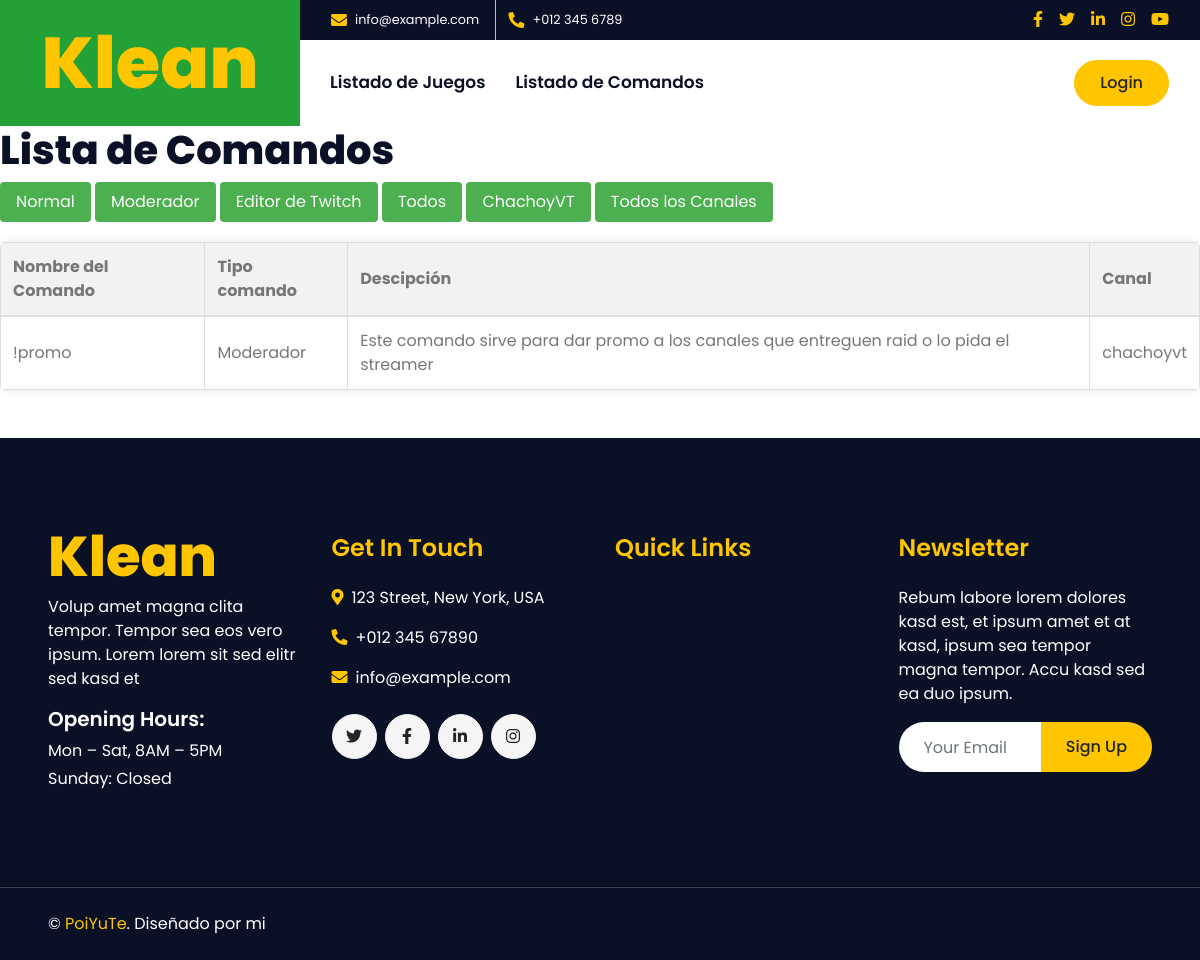
The app's page /lista_comandos, older data.
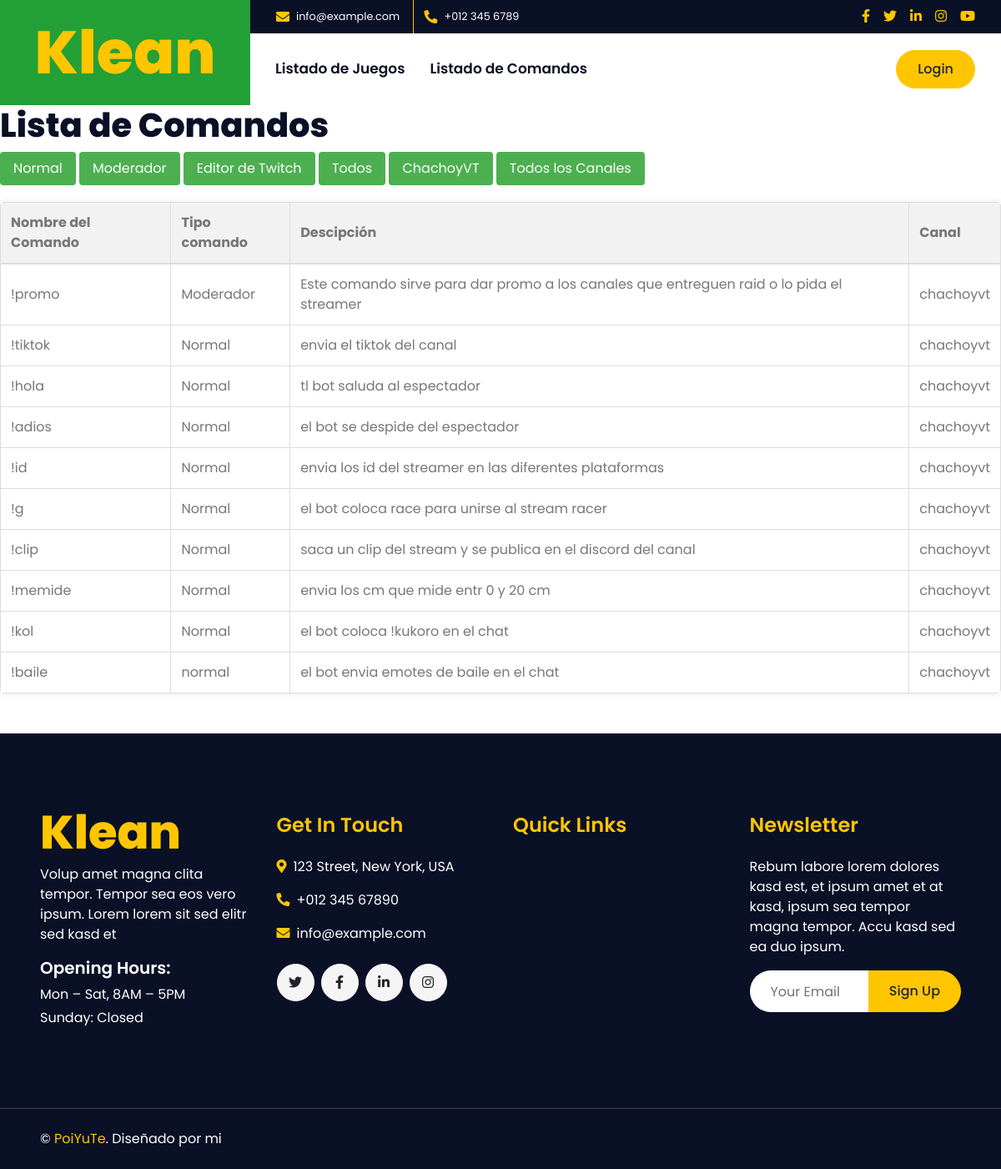
The same page, newer data.
### core/models.py (models this page shows, shortened)
class Comando(models.Model):
    TIPO_COMANDO = [
        ('normal', 'Normal'),
        ('moderador', 'Moderador'),
        ('editor de twitch', 'Editor de Twitch'),
    ]
    CANAL = [
        ('chachoyvt', 'ChachoyVT'),
    ]
    nombre_comando = models.CharField(max_length=50, default='')
    tipo = models.CharField(max_length=50, choices=TIPO_COMANDO)
    descripcion = models.CharField(max_length=500, default='')
    canal = models.CharField(max_length=50, choices=CANAL, default='chachoyvt')  # Selecciona un valor predeterminado adecuado

### core/views.py (the view)
# urls.py: path('lista_comandos', lista_comandos, name="lista_comandos"),
def lista_comandos(request):
    comandos = Comando.objects.all()
    return render(request, 'core/lista_comandos.html', {'comandos': comandos})

### core/templates/core/lista_comandos.html (shortened to what this page needs)
<!DOCTYPE html>
<html lang="en">
<head>
    {% load static %}
    <link href="https://cdnjs.cloudflare.com/ajax/libs/font-awesome/5.10.0/css/all.min.css" rel="stylesheet">
    <link href="lib/owlcarousel/assets/owl.carousel.min.css" rel="stylesheet">
    <link href="lib/lightbox/css/lightbox.min.css" rel="stylesheet">
    <link href="{% static 'core/'%}css/style.css" rel="stylesheet">
</head>
<body>
    <div class="container-fluid">
        <div class="row">
            <div class="col-lg-3 bg-secondary d-none d-lg-block">
                <a href="" class="navbar-brand w-100 h-100 m-0 p-0 d-flex align-items-center justify-content-center">
                    <h1 class="m-0 display-3 text-primary">Klean</h1>
                </a>
            </div>
            <div class="col-lg-9">
                <div class="row bg-dark d-none d-lg-flex">
                    <div class="col-lg-7 text-left text-white">
                        <div class="h-100 d-inline-flex align-items-center border-right border-primary py-2 px-3">
                            <i class="fa fa-envelope text-primary mr-2"></i>
                            <small>info@example.com</small>
                        </div>
                        <div class="h-100 d-inline-flex align-items-center py-2 px-2">
                            <i class="fa fa-phone-alt text-primary mr-2"></i>
                            <small>+012 345 6789</small>
                        </div>
                    </div>
                    <div class="col-lg-5 text-right">
                        <div class="d-inline-flex align-items-center pr-2">
                            <a class="text-primary p-2" href="">
                                <i class="fab fa-facebook-f"></i>
                            </a>
                            <a class="text-primary p-2" href="">
                                <i class="fab fa-twitter"></i>
                            </a>
                            <a class="text-primary p-2" href="">
                                <i class="fab fa-linkedin-in"></i>
                            </a>
                            <a class="text-primary p-2" href="">
                                <i class="fab fa-instagram"></i>
                            </a>
                            <a class="text-primary p-2" href="">
                                <i class="fab fa-youtube"></i>
                            </a>
                        </div>
                    </div>
                </div>
                <nav class="navbar navbar-expand-lg bg-white navbar-light p-0">
                    <div class="collapse navbar-collapse justify-content-between" id="navbarCollapse">
                        <div class="navbar-nav mr-auto py-0">
                            <a href="{% url 'lista_juegos' %}" class="nav-item nav-link">Listado de Juegos</a>
                            <a href="{% url 'lista_comandos' %}" class="nav-item nav-link">Listado de Comandos</a>
                        </div>
                    </div>
                    <a href="{% url 'login' %}" class="btn btn-primary mr-3 d-none d-lg-block">Login</a>
            </div>
        </div>
    </div>
    <body>
        <h1>Lista de Comandos</h1>
        <button class="filter-btn" onclick="filterByType('normal')">Normal</button>
        <button class="filter-btn" onclick="filterByType('Moderador')">Moderador</button>
        <button class="filter-btn" onclick="filterByType('editor de twitch')">Editor de Twitch</button>
        <button class="filter-btn" onclick="showAll()">Todos</button>
        <button class="filter-btn" onclick="filterByChannel('chachoyvt')">ChachoyVT</button>
        <button class="filter-btn" onclick="showAllChannels()">Todos los Canales</button>
        <table class="rounded">
            <thead>
                <tr>
                    <th>Nombre del Comando</th>
                    <th>Tipo comando</th>
                    <th>Descipción</th>
                    <th>Canal</th>
                </tr>
            </thead>
            <tbody>
                {% for comando in comandos %}
                <tr class="game-row" data-type="{{ comando.tipo }}" data-channel="{{ comando.canal }}">
                    <td>{{ comando.nombre_comando }}</td>
                    <td>{{ comando.tipo }}</td>
                    <td>{{ comando.descripcion }}</td>
                    <td>{{ comando.canal }}</td>
                </tr>
                {% endfor %}
            </tbody>
        </table>
    </body>
    <div class="container-fluid bg-dark text-white mt-5 py-5 px-sm-3 px-md-5">
        <div class="row pt-5">
            <div class="col-lg-3 col-md-6 mb-5">
                <a href="index.html" class="navbar-brand">
                    <h1 class="m-0 mt-n3 display-4 text-primary">Klean</h1>
                </a>
                <p>Volup amet magna clita tempor. Tempor sea eos vero ipsum. Lorem lorem sit sed elitr sed kasd et</p>
                <h5 class="font-weight-semi-bold text-white mb-2">Opening Hours:</h5>
                <p class="mb-1">Mon – Sat, 8AM – 5PM</p>
                <p class="mb-0">Sunday: Closed</p>
            </div>
            <div class="col-lg-3 col-md-6 mb-5">
                <h4 class="font-weight-semi-bold text-primary mb-4">Get In Touch</h4>
                <p><i class="fa fa-map-marker-alt text-primary mr-2"></i>123 Street, New York, USA</p>
                <p><i class="fa fa-phone-alt text-primary mr-2"></i>+012 345 67890</p>
                <p><i class="fa fa-envelope text-primary mr-2"></i>info@example.com</p>
                <div class="d-flex justify-content-start mt-4">
                    <a class="btn btn-light btn-social mr-2" href="#"><i class="fab fa-twitter"></i></a>
                    <a class="btn btn-light btn-social mr-2" href="#"><i class="fab fa-facebook-f"></i></a>
                    <a class="btn btn-light btn-social mr-2" href="#"><i class="fab fa-linkedin-in"></i></a>
                    <a class="btn btn-light btn-social" href="#"><i class="fab fa-instagram"></i></a>
                </div>
            </div>
            <div class="col-lg-3 col-md-6 mb-5">
                <h4 class="font-weight-semi-bold text-primary mb-4">Quick Links</h4>
            </div>
            <div class="col-lg-3 col-md-6 mb-5">
                <h4 class="font-weight-semi-bold text-primary mb-4">Newsletter</h4>
                <p>Rebum labore lorem dolores kasd est, et ipsum amet et at kasd, ipsum sea tempor magna tempor. Accu
                    kasd sed ea duo ipsum.</p>
                <div class="w-100">
                    <div class="input-group">
                        <input type="text" class="form-control border-0" style="padding: 25px;"
                            placeholder="Your Email">
                        <div class="input-group-append">
                            <button class="btn btn-primary px-4">Sign Up</button>
                        </div>
                    </div>
                </div>
            </div>
        </div>
    </div>
    <div class="container-fluid bg-dark text-white border-top py-4 px-sm-3 px-md-5"
        style="border-color: #3E3E4E !important;">
        <div class="row">
            <div class="col-lg-6 text-center text-md-left mb-3 mb-md-0">
                <p class="m-0 text-white">&copy; <a href="#">PoiYuTe</a>. Diseñado por mi
                </p>
            </div>
        </div>
    </div>
    <script src="{% load static %}js/main.js"></script>
</body>
</html>

### core/templates/core/lista_comandos.html (style rules this page uses)
body { font-family: Arial, sans-serif; margin: 20px; }
h1 { color: #333; }
table { width: 100%; border-collapse: collapse; margin-top: 20px; border-radius: 8px; overflow: hidden; box-shadow: 0 0 10px rgba(0, 0, 0, 0.1); }
th, td { border: 1px solid #ddd; padding: 12px; text-align: left; }
th { background-color: #f2f2f2; border-bottom: 2px solid #ddd; }
tr { transition: background-color 0.3s; }
td { border-bottom: 1px solid #ddd; }
.rounded { border-radius: 8px; overflow: hidden; }
.filter-btn { display: inline-block; padding: 8px 16px; background-color: #4CAF50; color: white; border: none; border-radius: 4px; cursor: pointer; }

Row changes from the older to the newer data that the page shows:
added Comando: nombre_comando "!tiktok", tipo "Normal", descripcion "envia el tiktok del canal", canal "chachoyvt"
added Comando: nombre_comando "!hola", tipo "Normal", descripcion "tl bot saluda al espectador", canal "chachoyvt"
added Comando: nombre_comando "!adios", tipo "Normal", descripcion "el bot se despide del espectador", canal "chachoyvt"
added Comando: nombre_comando "!id", tipo "Normal", descripcion "envia los id del streamer en las diferentes plataformas", canal "chachoyvt"
added Comando: nombre_comando "!g", tipo "Normal", descripcion "el bot coloca race para unirse al stream racer", canal "chachoyvt"
added Comando: nombre_comando "!clip", tipo "Normal", descripcion "saca un clip del stream y se publica en el discord del canal", canal "chachoyvt"
added Comando: nombre_comando "!memide", tipo "Normal", descripcion "envia los cm que mide entr 0 y 20 cm", canal "chachoyvt"
added Comando: nombre_comando "!kol", tipo "Normal", descripcion "el bot coloca !kukoro en el chat", canal "chachoyvt"
added Comando: nombre_comando "!baile", tipo "normal", descripcion "el bot envia emotes de baile en el chat", canal "chachoyvt"
